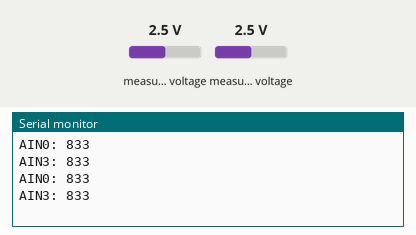
Bench run of a sketch on a simulated Arduino Uno, built with avr-gcc and run on an emulated ATmega328P. Parts: the last lines printed to the serial monitor. Inputs (shaded band) come from the test bench; at power-on: measured voltage 2.5 V.

Above: at 1.2 s.
1.3 s: measured voltage (sensor 200) set to 0.1 V
At 2.6 s:
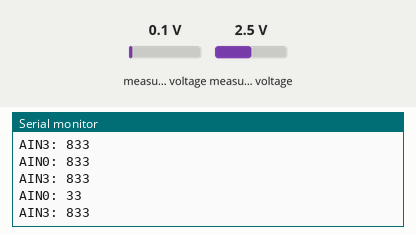
2.8 s: measured voltage (sensor 203) set to 0.1 V
At 3.6 s:
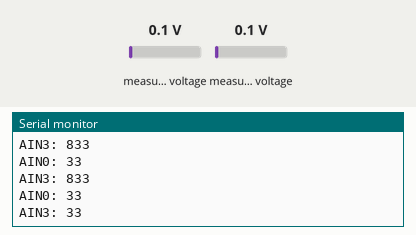
4.3 s: measured voltage (sensor 200) set to 1.2 V
At 5.4 s:
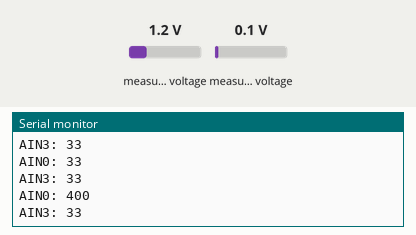
5.8 s: measured voltage (sensor 203) set to 1.2 V
At 6.8 s:
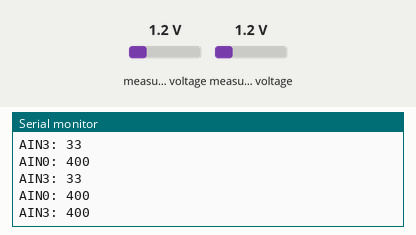
Timing chart, 0 to 8.3 s (numbered marks = the images above; inputs shaded):
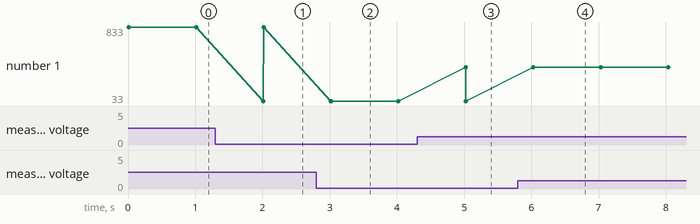

Measured:
- after the input at 1.3 s, the serial monitor: prints a new line after 0.72 s (image 1)
- after the input at 2.8 s, the serial monitor: prints a new line after 0.22 s (image 2)
- after the input at 4.3 s, the serial monitor: prints a new line after 0.73 s (image 3)
- after the input at 5.8 s, the serial monitor: prints a new line after 0.23 s (image 4)

The sketch:

singleended-esp8266.ino
```cpp
#include <Wire.h>
#include <Adafruit_ADS1015.h>
#include <limits.h>

// Adafruit_ADS1115 ads;  /* Use this for the 16-bit version */
Adafruit_ADS1015 ads;     /* Use thi for the 12-bit version */

int16_t maxValue(int16_t a[], uint8_t countOfArray) {
  int16_t m = INT_MIN;
  for (uint8_t i = 0; i < countOfArray; i++) {
    m = max(a[i], m);
  }
  return m;
}

#define MAX_BUFFER 1000
  int16_t buffer[MAX_BUFFER];
  static int16_t count = 0;
  unsigned long lastMeasuredTime = 0;
#define MEASURED_INTERVAL 10/*msec*/

void setup(void)
 {
  memset(buffer, 0 , MAX_BUFFER);
  Serial.begin(115200);
  Serial.println("Hello!");

  Serial.println("Getting single-ended readings from AIN0..3");
  Serial.println("ADC Range: +/- 6.144V (1 bit = 3mV/ADS1015, 0.1875mV/ADS1115)");

  // The ADC input range (or gain) can be changed via the following
  // functions, but be careful never to exceed VDD +0.3V max, or to
  // exceed the upper and lower limits if you adjust the input range!
  // Setting these values incorrectly may destroy your ADC!
  //                                                                ADS1015  ADS1115
  //                                                                -------  -------
  // ads.setGain(GAIN_TWOTHIRDS);  // 2/3x gain +/- 6.144V  1 bit = 3mV      0.1875mV (default)
  // ads.setGain(GAIN_ONE);        // 1x gain   +/- 4.096V  1 bit = 2mV      0.125mV
  // ads.setGain(GAIN_TWO);        // 2x gain   +/- 2.048V  1 bit = 1mV      0.0625mV
  // ads.setGain(GAIN_FOUR);       // 4x gain   +/- 1.024V  1 bit = 0.5mV    0.03125mV
  // ads.setGain(GAIN_EIGHT);      // 8x gain   +/- 0.512V  1 bit = 0.25mV   0.015625mV
  // ads.setGain(GAIN_SIXTEEN);    // 16x gain  +/- 0.256V  1 bit = 0.125mV  0.0078125mV
  //ads.setGain(GAIN_SIXTEEN);
  ads.begin();
}

void loop(void) {
  int16_t adc0, adc1, adc2, adc3;
  /*unsigned long diff = millis() - lastMeasuredTime;

  adc0 = ads.readADC_SingleEnded(0);
  count++;
  buffer[count] = adc0;
  if (diff > MEASURED_INTERVAL || diff < 0 || count >= (MAX_BUFFER - 1)) {
    int16_t v = maxValue(buffer, MAX_BUFFER);
    Serial.print("AIN0: "); Serial.println(v);
    count = 0;
    memset(buffer, 0 , MAX_BUFFER);
    lastMeasuredTime = millis();
  }*/
  adc0 = ads.readADC_SingleEnded(0);
  adc3 = ads.readADC_SingleEnded(3);
  Serial.print("AIN0: "); Serial.println(adc0);
  Serial.print("AIN3: "); Serial.println(adc3);

  delay(1000);
}
```
